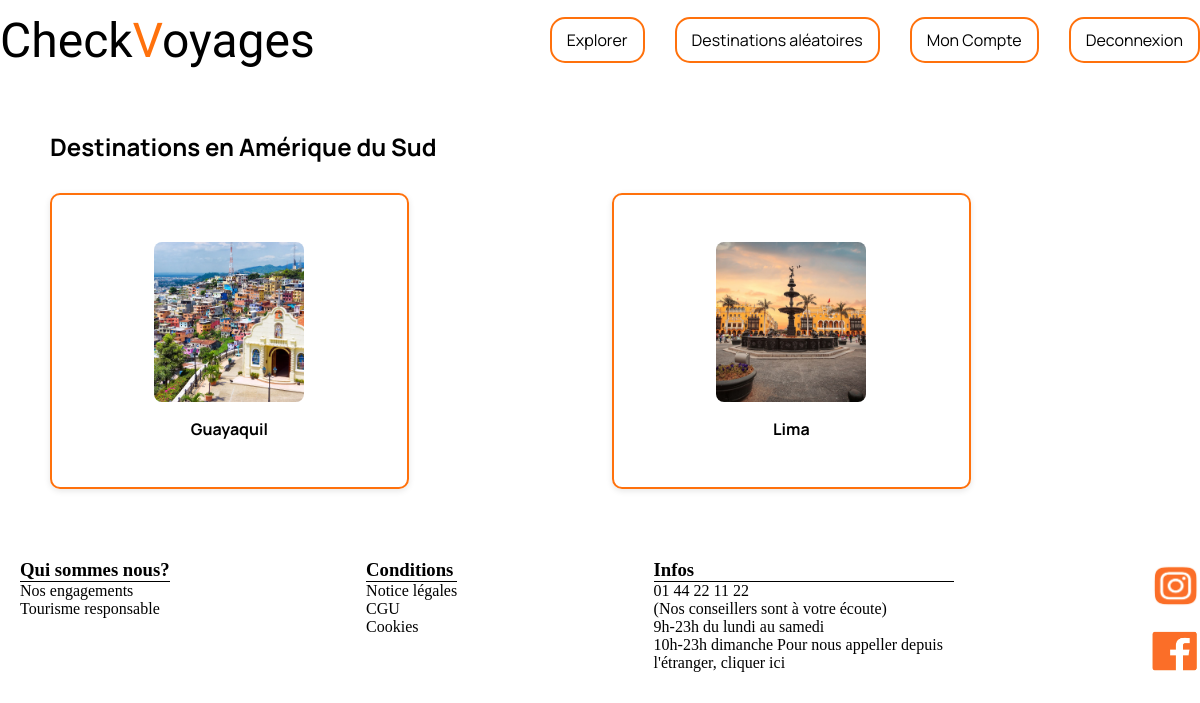
Page /destinationList.php?id_group=3 (signed in) on the committed database.
### tables this page shows
CREATE TABLE IF NOT EXISTS destinationGroup (
    id_destinationGroup INT PRIMARY KEY AUTO_INCREMENT NOT NULL,
    name VARCHAR(50) NOT NULL UNIQUE
);

CREATE TABLE IF NOT EXISTS destination(
	id_destination INT PRIMARY KEY AUTO_INCREMENT NOT NULL,
    id_destinationGroup INT NOT NULL,
    title VARCHAR(100) NOT NULL UNIQUE,
    content TEXT NOT NULL,
    thumbnail VARCHAR(255),
    publication_date DATETIME NOT NULL
);

### Model/DestinationModel.php (called while the page is built, shortened)
<?php
class Destination {
    private ?PDO $bdd;
    public function __construct(?PDO $bdd) {
        $this->bdd = $bdd;
    }
    public function getBDD(): ?PDO {
        return $this->bdd;
    }
    public function listDestinationsByGroup(int $id_group): array {
        try {
            $query = $this->getBDD()->prepare('SELECT id_destination, title, thumbnail FROM destination WHERE id_destinationGroup = ?');
            $query->bindParam(1, $id_group, PDO::PARAM_INT);
            $query->execute();
            return $query->fetchAll(PDO::FETCH_ASSOC);
        } catch (Exception $error) {
            die($error->getMessage());
        }
    }
}
?>

### View/view_destinationList.php (the view)
<?php
class DestinationListView {
    public function renderList(array $destinations, string $groupName): string {
        $html = "<section style='padding: 50px; font-family: \"Manrope\", sans-serif;'>";
        $html .= "<h1>Destinations en " . $groupName . "</h1>";
        if (empty($destinations)) {
            $html .= "<p>Aucune destination trouvée pour ce groupe.</p>";
        } else {
            $html .= "<div class='cards-grid' style='display: grid; grid-template-columns: repeat(auto-fit, minmax(200px, 1fr)); gap: 1.5rem; justify-content: center; margin-top: 30px;'>";
            foreach ($destinations as $dest) {
                $img = !empty($dest['thumbnail']) ? "<img src='images/".$dest['thumbnail']."' alt='".$dest['title']."' style='width: 100%; max-width:150px; height: 160px; object-fit: cover; margin-bottom: 1rem; border-radius: 8px;'>" : "";
                $html .= "<a href='destination.php?id=".$dest['id_destination']."' class='card card-image' style='border: solid 2px rgb(255 113 12); border-radius: 10px; overflow: hidden; text-align: center; padding: 1rem; text-decoration: none; color: black;'>
                            $img
                            <p class='card-description' style='font-size: 1rem; font-weight: bold;'>".$dest['title']."</p>
                         </a>";
            }
            $html .= "</div>";
        }
        $html .= "</section>";
        return $html;
    }
}

### src/style/style-index.css (style rules this page uses)
* { margin: 0; padding: 0; }
html { scroll-behavior: smooth; }
.cards-grid { display: grid; grid-template-columns: repeat(auto-fit, minmax(200px, 1fr)); gap: 1.5rem; justify-content: center; }
.card-image img { width: 100%; max-width:150px; height: 160px; object-fit: cover; margin-bottom: 1rem; border-radius: 8px; }
.container-footer h3 { border-bottom: 1px solid; }
.container-footer p { max-width: 300px; }
.icons-social img { object-fit: cover; max-width:50px; height: 50px; }
.icons-social { display: flex; flex-direction: column; gap: 1rem; }

### rows in the picture
destinationgroup: name "Amérique du Sud"
destination: thumbnail (picture), title "Guayaquil"
destination: thumbnail (picture), title "Lima"

### other values in the picture
$this->getWhoAreWe() "Qui sommes nous? Nos engagements Tourisme responsable"
$this->getConditions() "Conditions Notice légales CGU Cookies"
$this->getInfos() "Infos 01 44 22 11 22 (Nos conseillers sont à votre écoute) 9h-23h du lundi au samedi 10h-23h dimanche Pour nous appeller depuis l'étranger, cliquer ici"
